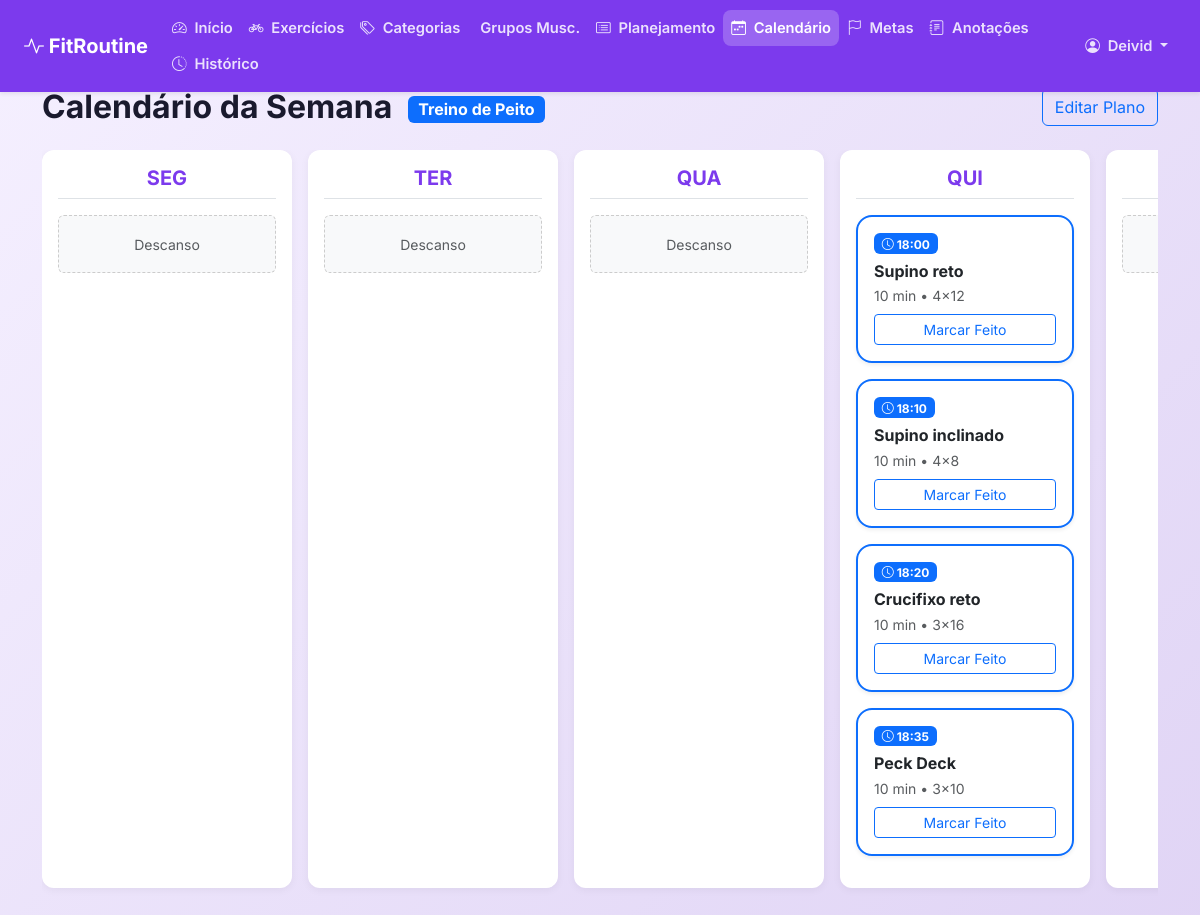
/calendario/ (signed in), run on the app's committed database.
### core/models.py (models this page shows, shortened)
class PlanejamentoSemanal(models.Model):
    usuario = models.ForeignKey(User, on_delete=models.CASCADE)
    nome = models.CharField(max_length=200)
    data_inicio = models.DateField()
    data_fim = models.DateField()
    ativo = models.BooleanField(default=True)
    criado_em = models.DateTimeField(auto_now_add=True)

class AtividadeDiaria(models.Model):
    DIAS_DA_SEMANA = [
        ('SEG', 'Segunda-feira'),
        ('TER', 'Terça-feira'),
        ('QUA', 'Quarta-feira'),
        ('QUI', 'Quinta-feira'),
        ('SEX', 'Sexta-feira'),
        ('SAB', 'Sábado'),
        ('DOM', 'Domingo'),
    ]
    planejamento = models.ForeignKey(PlanejamentoSemanal, on_delete=models.CASCADE)
    exercicio = models.ForeignKey(Exercicio, on_delete=models.CASCADE)
    dia_semana = models.CharField(max_length=20, choices=DIAS_DA_SEMANA)
    horario = models.TimeField()
    duracao = models.PositiveIntegerField()
    series = models.PositiveIntegerField(blank=True, null=True)
    repeticoes = models.PositiveIntegerField(blank=True, null=True)
    concluida = models.BooleanField(default=False)
    observacoes = models.TextField(blank=True, null=True)

class Exercicio(models.Model):
    nome = models.CharField(max_length=200)
    descricao = models.TextField(blank=True, null=True)
    categoria = models.ForeignKey(CategoriaExercicio, on_delete=models.CASCADE)
    grupo_muscular = models.ForeignKey(GrupoMuscular, on_delete=models.CASCADE)
    duracao_sugerida = models.PositiveIntegerField(blank=True, null=True)
    series_sugeridas = models.PositiveIntegerField(blank=True, null=True)
    repeticoes_sugeridas = models.PositiveIntegerField(blank=True, null=True)
    criado_por = models.ForeignKey(User, on_delete=models.SET_NULL, null=True, blank=True)
    criado_em = models.DateTimeField(auto_now_add=True)

### core/views.py (the view)
# urls.py: path('calendario/', views.calendario, name='calendario'),
@login_required
def calendario(request):
    planejamento_ativo = PlanejamentoSemanal.objects.filter(usuario=request.user, ativo=True).first()
    atividades = {}
    if planejamento_ativo:
        todas_atividades = AtividadeDiaria.objects.filter(planejamento=planejamento_ativo).order_by('horario')
        for dia in [d[0] for d in AtividadeDiaria.DIAS_DA_SEMANA]:
            atividades[dia] = [a for a in todas_atividades if a.dia_semana == dia]
    return render(request, 'core/calendario.html', {'planejamento_ativo': planejamento_ativo, 'atividades': atividades})

### core/templates/core/calendario.html (shortened to what this page needs)
{% extends 'core/base.html' %}
{% block content %}
<div class="d-flex justify-content-between align-items-center mb-4">
    <h2 class="fw-bold mb-0">
        Calendário da Semana
        {% if planejamento_ativo %}
            <span class="badge bg-primary fs-6 align-middle ms-2">{{ planejamento_ativo.nome }}</span>
        {% endif %}
    </h2>
    {% if planejamento_ativo %}
        <a href="{% url 'planejamento_detail' planejamento_ativo.pk %}" class="btn btn-outline-primary">Editar Plano</a>
    {% else %}
        <a href="{% url 'planejamento_create' %}" class="btn btn-primary">Criar Plano</a>
    {% endif %}
</div>
{% if planejamento_ativo %}
    <div class="calendar-grid">
        {% for dia_codigo, treinos in atividades.items %}
        <div class="calendar-col">
            <h5 class="text-center fw-bold border-bottom pb-2 mb-3 text-primary-custom">{{ dia_codigo }}</h5>
            {% if not treinos %}
                <div class="text-center p-3 text-muted bg-light rounded" style="border: 1px dashed #ccc;">
                    <small>Descanso</small>
                </div>
            {% else %}
                {% for treino in treinos %}
                <div class="card mb-3 {% if treino.concluida %}border-success{% else %}border-primary{% endif %} shadow-sm" style="border-width: 2px;">
                    <div class="card-body p-3">
                        <div class="d-flex justify-content-between align-items-start mb-2">
                            <span class="badge {% if treino.concluida %}bg-success{% else %}bg-primary{% endif %}">
                                <i class="bi bi-clock"></i> {{ treino.horario|time:"H:i" }}
                            </span>
                        </div>
                        <h6 class="fw-bold mb-1">{{ treino.exercicio.nome }}</h6>
                        <p class="small text-muted mb-2">
                            {{ treino.duracao }} min
                            {% if treino.series %} • {{ treino.series }}x{{ treino.repeticoes|default:"?" }}{% endif %}
                        </p>
                        <form action="{% url 'marcar_concluida' treino.pk %}" method="post">
                            {% if treino.concluida %}
                                <button type="submit" class="btn btn-success btn-sm w-100"><i class="bi bi-check2-circle"></i> Concluído</button>
                            {% else %}
                                <button type="submit" class="btn btn-outline-primary btn-sm w-100">Marcar Feito</button>
                            {% endif %}
                        </form>
                    </div>
                </div>
                {% endfor %}
            {% endif %}
        </div>
        {% endfor %}
    </div>
{% else %}
    <div class="text-center py-5">
        <i class="bi bi-calendar-x text-muted mb-3 d-block" style="font-size: 4rem;"></i>
        <h4 class="text-muted">Nenhum planejamento ativo encontrado.</h4>
        <p class="text-muted">Crie um planejamento semanal para ver suas atividades aqui.</p>
    </div>
{% endif %}
{% endblock %}

### core/templates/core/base.html (shortened to what this page needs)
<!DOCTYPE html>
<html lang="pt-BR">
<head>
    <link href="https://cdn.jsdelivr.net/npm/bootstrap@5.3.0/dist/css/bootstrap.min.css" rel="stylesheet">
    <link rel="stylesheet" href="https://cdn.jsdelivr.net/npm/bootstrap-icons@1.10.5/font/bootstrap-icons.css">
    {% load static %}
    <link rel="stylesheet" href="{% static 'css/style.css' %}">
</head>
<body>
<nav class="navbar navbar-expand-lg navbar-dark shadow-sm fixed-top" id="mainNavbar">
  <div class="container-fluid px-3 px-lg-4">
    <a class="navbar-brand fw-bold" href="{% url 'home' %}">
        <i class="bi bi-activity"></i> FitRoutine
    </a>
    <div class="collapse navbar-collapse" id="navbarNav">
      {% if user.is_authenticated %}
      <ul class="navbar-nav flex-wrap">
        <li class="nav-item">
          <a class="nav-link {% if request.resolver_match.url_name == 'dashboard' %}active{% endif %}" href="{% url 'dashboard' %}">
            <i class="bi bi-speedometer2"></i> Início
          </a>
        </li>
        <li class="nav-item">
          <a class="nav-link {% if request.resolver_match.url_name == 'exercicios' %}active{% endif %}" href="{% url 'exercicios' %}">
            <i class="bi bi-bicycle"></i> Exercícios
          </a>
        </li>
        <li class="nav-item">
          <a class="nav-link {% if request.resolver_match.url_name == 'categorias' %}active{% endif %}" href="{% url 'categorias' %}">
            <i class="bi bi-tags"></i> Categorias
          </a>
        </li>
        <li class="nav-item">
          <a class="nav-link {% if request.resolver_match.url_name == 'grupos' %}active{% endif %}" href="{% url 'grupos' %}">
             Grupos Musc.
          </a>
        </li>
        <li class="nav-item">
          <a class="nav-link {% if request.resolver_match.url_name == 'planejamentos' or request.resolver_match.url_name == 'planejamento_detail' %}active{% endif %}" href="{% url 'planejamentos' %}">
            <i class="bi bi-card-list"></i> Planejamento
          </a>
        </li>
        <li class="nav-item">
          <a class="nav-link {% if request.resolver_match.url_name == 'calendario' %}active{% endif %}" href="{% url 'calendario' %}">
            <i class="bi bi-calendar-week"></i> Calendário
          </a>
        </li>
        <li class="nav-item">
          <a class="nav-link {% if request.resolver_match.url_name == 'metas' %}active{% endif %}" href="{% url 'metas' %}">
            <i class="bi bi-flag"></i> Metas
          </a>
        </li>
        <li class="nav-item">
          <a class="nav-link {% if request.resolver_match.url_name == 'anotacoes' %}active{% endif %}" href="{% url 'anotacoes' %}">
            <i class="bi bi-journal-text"></i> Anotações
          </a>
        </li>
        <li class="nav-item">
          <a class="nav-link {% if request.resolver_match.url_name == 'historico' %}active{% endif %}" href="{% url 'historico' %}">
            <i class="bi bi-clock-history"></i> Histórico
          </a>
        </li>
      </ul>
      <ul class="navbar-nav ms-auto flex-wrap align-items-lg-center">
        <li class="nav-item dropdown">
            <a class="nav-link dropdown-toggle" href="#" id="navbarUser" role="button" data-bs-toggle="dropdown" aria-expanded="false">
                <i class="bi bi-person-circle"></i> {{ user.first_name|default:user.username }}
            </a>
        </li>
      </ul>
      {% endif %}
    </div>
  </div>
</nav>
<div class="container pb-5" id="mainContent">
    {% block content %}
    {% endblock %}
</div>
</body>
</html>

### static/css/style.css (style rules this page uses)
:root { --primary: #7C3AED; --primary-hover: #6D28D9; --secondary: #C084FC; --accent: #EC4899; --bg-main: #FFFFFF; --bg-subtle: #F5F0FF; --text-main: #1A1A2E; --text-sec: #6B7280; --success: #10B981; --pending: #F59E0B; }
body { font-family: 'Inter', sans-serif; background: linear-gradient(135deg, var(--bg-subtle) 0%, #E0D4F5 100%); color: var(--text-main); min-height: 100vh; }
.navbar { background-color: var(--primary) !important; padding-top: 0.6rem; padding-bottom: 0.6rem; }
.navbar-brand, .nav-link { color: rgba(255, 255, 255, 0.85) !important; }
.navbar-brand { color: #FFFFFF !important; }
.navbar .nav-link { font-size: 0.92rem; font-weight: 600; padding: 0.45rem 0.65rem; border-radius: 8px; white-space: nowrap; }
.navbar .nav-link.active { color: #FFFFFF !important; background-color: rgba(255, 255, 255, 0.22); }
.navbar .nav-link i { margin-right: 0.25rem; }
#mainContent { padding-top: 5.5rem; }
.card { border: 1px solid rgba(255, 255, 255, 0.4); border-radius: 16px; background: rgba(255, 255, 255, 0.85); backdrop-filter: blur(12px); -webkit-backdrop-filter: blur(12px); box-shadow: 0 8px 32px rgba(124, 58, 237, 0.08); transition: all 0.3s cubic-bezier(0.25, 0.8, 0.25, 1); animation: fadeIn 0.6s ease-out; }
.calendar-grid { display: flex; overflow-x: auto; gap: 1rem; padding-bottom: 1rem; }
.calendar-col { min-width: 250px; background: white; border-radius: 12px; padding: 1rem; box-shadow: 0 2px 8px rgba(0,0,0,0.05); }
.text-primary-custom { color: var(--primary); }

### data on the page
PlanejamentoSemanal: nome "Treino de Peito"
AtividadeDiaria: dia_semana "QUI", horario "18:00", exercicio.nome "Supino reto", duracao "10", series "4", repeticoes "12", concluida "Marcar Feito"
AtividadeDiaria: horario "18:10", exercicio.nome "Supino inclinado", duracao "10", series "4", repeticoes "8", concluida "Marcar Feito"
AtividadeDiaria: horario "18:20", exercicio.nome "Crucifixo reto", duracao "10", series "3", repeticoes "16", concluida "Marcar Feito"
AtividadeDiaria: horario "18:35", exercicio.nome "Peck Deck", duracao "10", series "3", repeticoes "10", concluida "Marcar Feito"

### other printed values
{{ user.first_name|default:user.username }} "Deivid"
{{ dia_codigo }} "SEG" "TER" "QUA"
